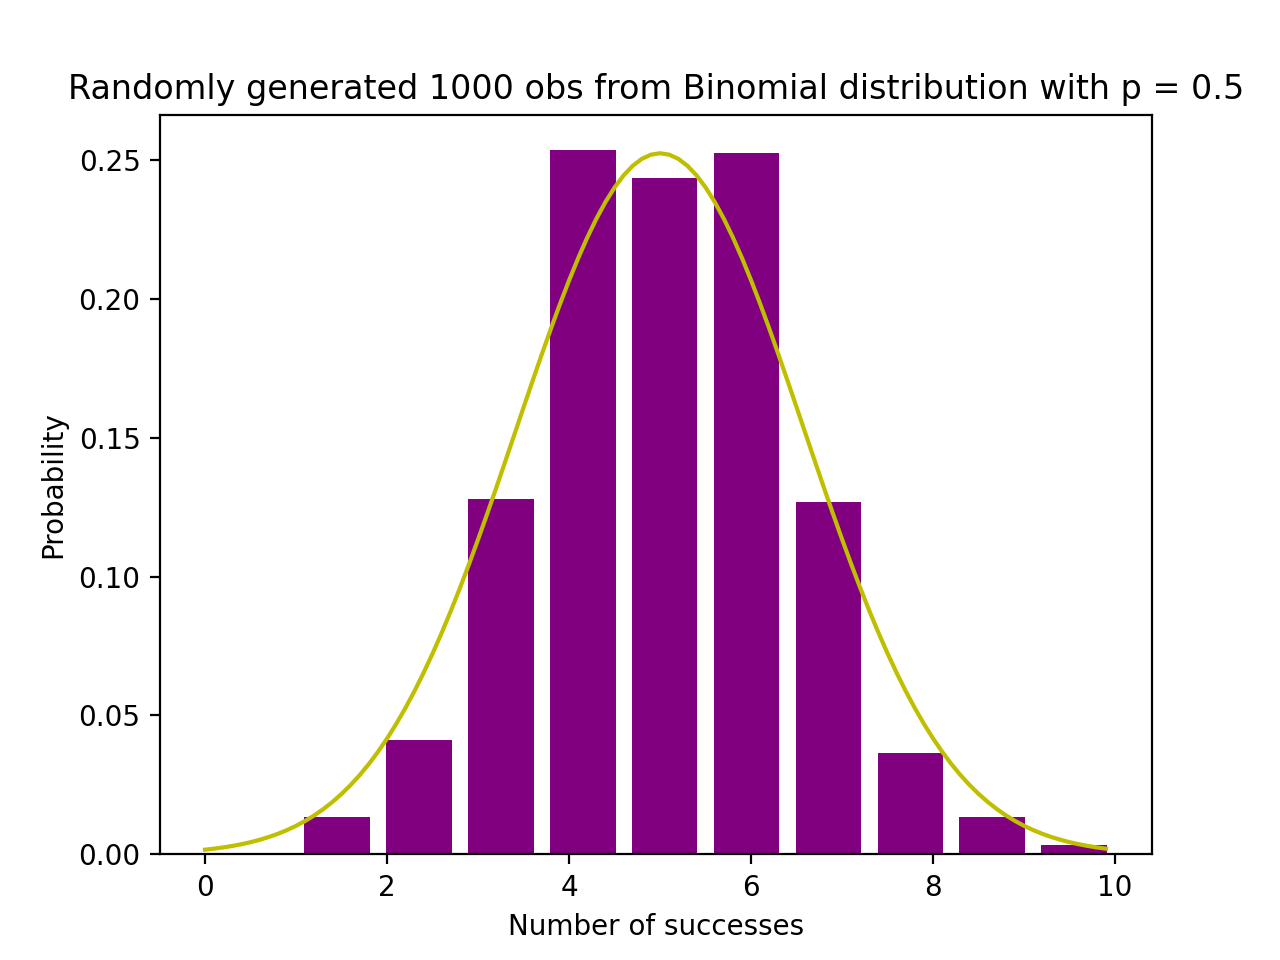

Python code for this plot:
import numpy as np
#Random Generations of 1000 independent Binomial samples
# (fair coin tosses 10 times in each experiment) 1000 times
n = 10
p = 0.5
N = 1000
X = np.random.binomial(n,p,N)

#Plotting Binomial distribution and adding Normal distribution line
import matplotlib.pyplot as plt
from scipy.stats import norm

# population mean and sigma
mu = n*p
sigma = np.sqrt(n*p*(1-p))
x_values = np.arange(0,10,0.1)


# histogram of Binomial distribution
counts, bins, ignored = plt.hist(X, 10, density = True, rwidth = 0.8, color = 'purple')

# Plot of Normal distribution
plt.plot(x_values, norm.pdf(x_values, mu,sigma), color = 'y', linewidth = 1.5)
plt.title("Randomly generated 1000 obs from Binomial distribution with p = 0.5")
plt.xlabel("Number of successes")
plt.ylabel("Probability")
plt.show()
